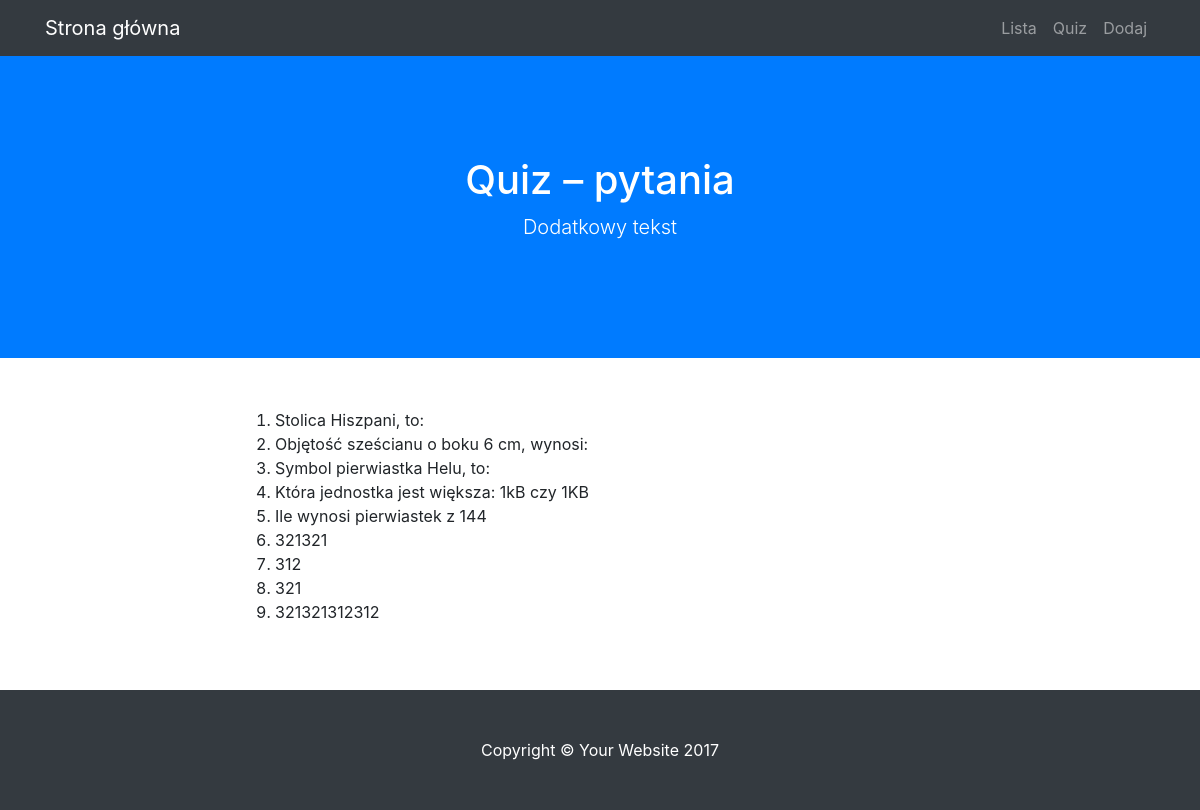
Screenshot of /lista with the database file from the repository.
### quiz/modele.py (models this page shows)
class BazaModel(Model):
    class Meta:
        database = baza

class Pytanie(BazaModel):
    pytanie = CharField(null=False)
    kategoria = ForeignKeyField(Kategoria, related_name='pytania')

### quiz/views.py (the view)
@app.route("/lista")
def lista():
    pytania = Pytanie.select()
    return render_template('lista.html', pytania=pytania)

### quiz/app.py (called while the page is built)
@app.before_request
def before_request():
    g.db = baza
    g.db.connect()

@app.after_request
def after_request(response):
    g.db.close()
    return response

### quiz/templates/lista.html (shortened to what this page needs)
{% extends "szablon.html" %}
{% block h1 %}Quiz – pytania{% endblock %}
{% block tresc %}
    <ol>
    {% for p in pytania %}
        <li>
            {{ p.pytanie }}
        </li>
    {% endfor %}
    </ol>
{% endblock %}

### rows the page displays
Pytanie: pytanie "Stolica Hiszpani, to:"
Pytanie: pytanie "Objętość sześcianu o boku 6 cm, wynosi:"
Pytanie: pytanie "Symbol pierwiastka Helu, to:"
Pytanie: pytanie "Która jednostka jest większa: 1kB czy 1KB"
Pytanie: pytanie "Ile wynosi pierwiastek z 144"
Pytanie: pytanie "321321"
Pytanie: pytanie "312"
Pytanie: pytanie "321"
Pytanie: pytanie "321321312312"
